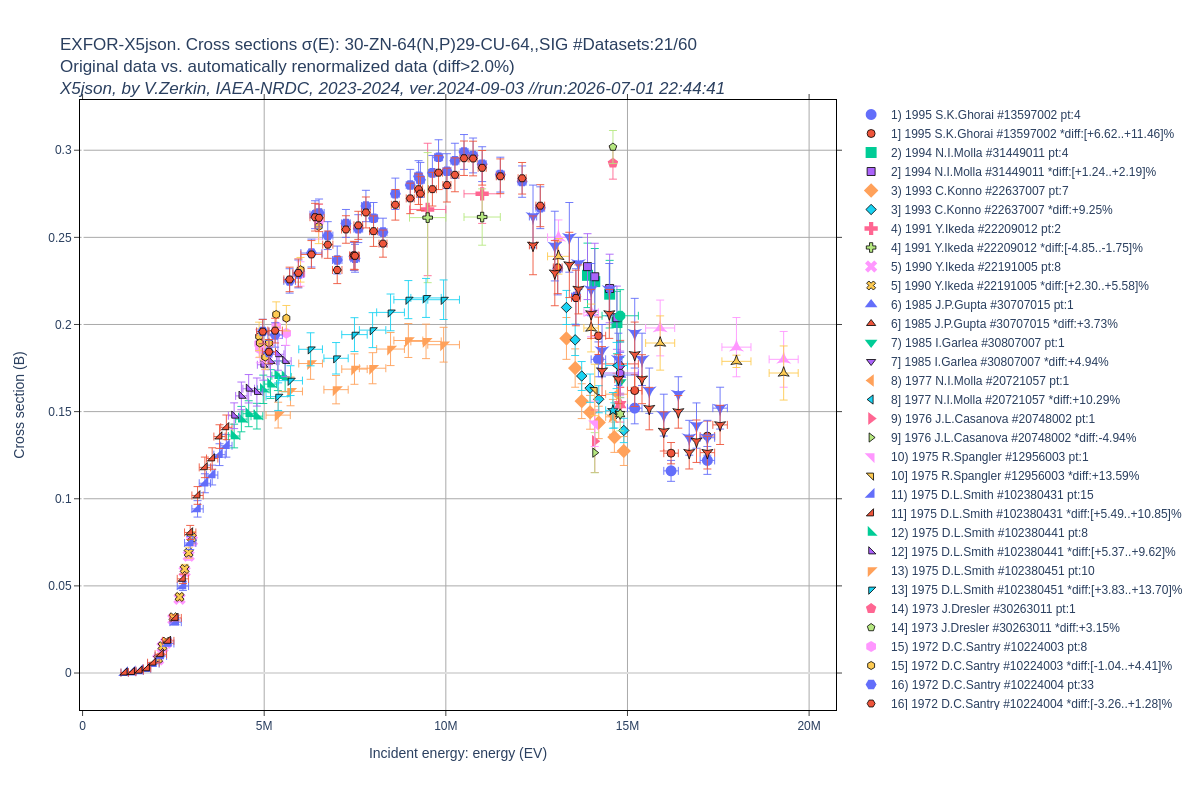

Recreate this plot in Python.
"""
 ***********************************************************************************
 * Copyright (C) 2021-2023 International Atomic Energy Agency (IAEA)               *
 * Copyright (C) 2023-2024 Viktor Zerkin (NRDC), v.zerkin@gmail.com                *
 *-----------------------------------------------------------------------------    *
 * Permission is hereby granted, free of charge, to any person obtaining a copy    *
 * of this software and associated documentation files (the "Software"), to deal   *
 * in the Software without restriction, including without limitation the rights    *
 * to use, copy, modify, merge, publish, distribute, sublicense, and/or sell       *
 * copies of the Software, and to permit persons to whom the Software is furnished *
 * to do so, subject to the following conditions:                                  *
 *                                                                                 *
 * The above copyright notice and this permission notice shall be included in all  *
 * copies or substantial portions of the Software.                                 *
 *                                                                                 *
 * THE SOFTWARE IS PROVIDED "AS IS", WITHOUT WARRANTY OF ANY KIND, EXPRESS OR      *
 * IMPLIED, INCLUDING BUT NOT LIMITED TO THE WARRANTIES OF MERCHANTABILITY,        *
 * FITNESS FOR A PARTICULAR PURPOSE AND NONINFRINGEMENT. IN NO EVENT SHALL THE     *
 * AUTHORS OR COPYRIGHT HOLDERS BE LIABLE FOR ANY CLAIM, DAMAGES OR OTHER          *
 * LIABILITY, WHETHER IN AN ACTION OF CONTRACT, TORT OR OTHERWISE, ARISING FROM,   *
 * OUT OF OR IN CONNECTION WITH THE SOFTWARE OR THE USE OR OTHER DEALINGS IN       *
 * THE SOFTWARE.                                                                   *
 *                                                                                 *
 *-----------------------------------------------------------------------------    *
 *   AUTHOR:                                                                       *
 *   Viktor Zerkin, PhD, IAEA-NDS(1999-2023), NRDC(1999-2024)                      *
 *   e-mail: v.zerkin@gmail.com                                                    *
 ***********************************************************************************
"""

import datetime
import json
import sys
sys.path.append('./')
from x5subr import *
from x5auto import *
import plotly
from plotly.graph_objs import Scatter, Layout 
from pprint import pprint

print("Program: x5data3.py, ver.2024-09-03")
print("Author:  V.Zerkin, IAEA-NRDC, Vienna, 2023-2024")
print("Purpose: find datasets by reaction, load X5-json, extract data,")
print("         automatically renormalize cross sections, plot by Plotly\n")

ct=str(datetime.datetime.now())[:19]
print("Running: "+ct+"\n")
#input("Press the <ENTER> key to continue...")

base='./'

def sort_ya1(ds):
    rr=str(ds['year1'])+','+ds['author1ini']+ds['author1']
    return rr

#datasets=read_csv_file("EXFOR-Datasets.csv")
datasets=read_csv_file("X5-Datasets.csv")
nDatasets=len(datasets)
print('-0-Datasets:'+str(nDatasets))

valuableDiff=0     #set min difference = 0, show all renormalized datasets
valuableDiff=1.02  #set min difference = 2%, otherwise ignore dataset

#reacode='13-AL-27(N,TOT),,SIG'
#reacode='13-AL-27(N,G)13-AL-28,,SIG'
#reacode='13-AL-27(N,A)11-NA-24,,SIG'
reacode='30-ZN-64(N,P)29-CU-64,,SIG'
#reacode='25-MN-55(N,A)23-V-52,,SIG'

datasets=filter_datasets(datasets,'ReactionCode',reacode)
nDatasets=len(datasets)
print('-1-Datasets:'+str(nDatasets))
if (nDatasets<=0):
    print("---No data found---")
    sys.exit(2)

xtitle=''; ytitle=''
dss=[];ii=0;iok=0
for dataset in datasets:
    entryfile=base+dataset['dir']+'/'+dataset['Entry']+'.x5.json'
    EntryID=dataset['Entry']
    SubentID=dataset['DatasetID'][:8]
    DatasetID=dataset['DatasetID']
#tst    if (DatasetID!='10224005'): continue
    print(str(iok)+'/'+str(ii)+')\tFile:['+entryfile+'] Subent:'+SubentID+' Dataset:'+DatasetID)
    f=open(entryfile)
    Entry=json.load(f)
    ii+=1
    Subent=get_subent(Entry,SubentID)
    if (Subent is None): continue
    ds=get_dataset(Subent,DatasetID)
    if (ds is None): continue
    x4status=ds.get('x4status')
    #print('\tDataset:'+ds['DatasetID']+' '+str(x4status))
    if (x4status=='S'): continue #SPSDD

    corrected=auto_corr_x5dataset(ds)
    if (not corrected): continue
    if ds['maxDiff']<valuableDiff: continue

    iok+=1
    y=ds['c5data'].get('y')
    x1=ds['c5data'].get('x1')
    if (y is None): continue
    if (x1 is None): continue
    yy=y['y'];		dy=y.get('dy')
    xx1=x1['x1'];	dx1=x1.get('dx1')
    print('\tDataset:'+ds['DatasetID']+' '+str(ds['year1'])+','+ds['author1'])
    ytitle=ds['quantExpan']+' ('+y['units']+')'
    xtitle=x1['expansion']+' ('+x1['units']+')'

    print('\t|||y:',ds['quantExpan'],',',y['units'])
    print('\t||yy:',yy)
    print('\t||dy:',dy)
    print('\t||x1:',x1['expansion'],',',x1['units'])
    print('\t|xx1:',xx1)
    print('\t|dx1:',dx1)

#    pprint(ds)
    ds['y']=yy;  ds['dy']=dy
    ds['x']=xx1; ds['dx']=dx1
    ds['x4lbl']=str(ds['year1'])+' '+ds['author1ini']+ds['author1']+' #'+ds['DatasetID']+' pt:'+str(len(ds['x']))
#    corrected=auto_corr_x5dataset(ds)
#    if (not corrected): continue
#    if ds['maxDiff']<valuableDiff: continue
    dss.append(ds)

    if (corrected):
        ds=ds.copy()
        print('\t|||ynew:',ds['ynew'])
        print('\t||dynew:',ds.get('dynew'))
        ds['y']=ds['ynew']
        ds['dy']=ds.get('dynew')
#        ds['x4lbl']=str(ds['year1'])+' '+ds['author1ini']+ds['author1'].title()+'*'+' #'+ds['DatasetID']+' diff:'+str(ds['txtDiff'])
        ds['x4lbl']=str(ds['year1'])+' '+ds['author1ini']+ds['author1'].title()+' #'+ds['DatasetID']+' *diff:'+str(ds['txtDiff'])
#        ds['x4lbl']=str(ds['year1'])+' '+ds['author1'].title().replace('*','')+' #'+ds['DatasetID']+' pt:'+str(len(ds['x']))
        dss.append(ds)
#        pprint(ds)
#    break

dss=sorted(dss,key=sort_ya1,reverse=True)

#_________________Preparing EXFOR data for plot_________________
data1=[]; ii=0
for ds in dss:
    tr=Scatter(x=ds['x'],y=ds['y']
	,text=ds['x4lbl']
#	,name=str(ii+1)+') '+ds['x4lbl']+' pt:'+str(len(ds['x']))+' #'+ds['DatasetID']
	,name=ds['x4lbl']
#	,marker_symbol=str(ii%33)
	,marker_symbol=str((ii//2)%33) #the same symbol for origi. and recalc. data
	,marker_size=8
	,mode="markers"
	)
    if (ds['dy'] is not None): tr.error_y=dict(type='data',array=ds['dy'],visible=True,thickness=0.9)
    if (ds['dx'] is not None): tr.error_x=dict(type='data',array=ds['dx'],visible=True,thickness=0.9)

    if ii%2==0: tr.name=str((ii//2)+1)+') '+tr.name
    else: 	tr.name=str((ii//2)+1)+'] '+tr.name
    if (ds['x4lbl'].find('*')>0): tr.marker.line=dict(color='Black',width=0.8)
    if (ds['x4lbl'].find('*')<0): tr.marker.size=11

    data1.append(tr)
    ii+=1

xtype='linear';ytype='linear'
#xtype='log'#;ytype='log'
plotTitle=reacode;

txtDiff=''
#if (valuableDiff>0): txtDiff=f' (diff>{(valuableDiff-1)*100:.1f}%)'
if (valuableDiff>0): txtDiff=" (diff>%.1f%%)" % ((valuableDiff-1)*100)

#_________________Plot data from EXFOR_________________
plot1={}
plot1['data']=data1
xaxis=dict(title=xtitle,showline=True,linecolor='black',ticks='outside'
,showgrid=True,gridcolor='#aaaaaa',type=xtype)
yaxis={'title':ytitle,'showline':True,'linecolor':'black'
	,'showgrid':True, 'gridcolor':'#aaaaaa','ticks':'outside','type':ytype
	,'zeroline':True, 'zerolinecolor':'#dddddd'#, 'zerolinewidth':0.1
}
xaxis['mirror']='ticks'
yaxis['mirror']='ticks' 
plot1['layout']=Layout(title='EXFOR-X5json. Cross sections \u03c3(E): '+plotTitle
	+' #Datasets:'+str(iok)+'/'+str(nDatasets)
	+'<br>Original data vs. automatically renormalized data'
	+txtDiff
	+'<br><i>X5json, by V.Zerkin, IAEA-NRDC, 2023-2024, ver.2024-09-03 //run:'+ct+'</i>'
	,xaxis=xaxis,yaxis=yaxis
	,plot_bgcolor='white'
	,legend=dict(traceorder="grouped")
)

outhtml='x5data3'
plotly.offline.plot(plot1,filename=outhtml+'.html')

print('\nProgram successfully completed')
